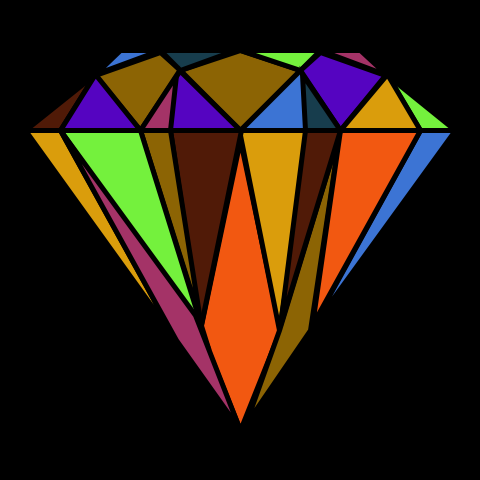
Frame 1 (no input)
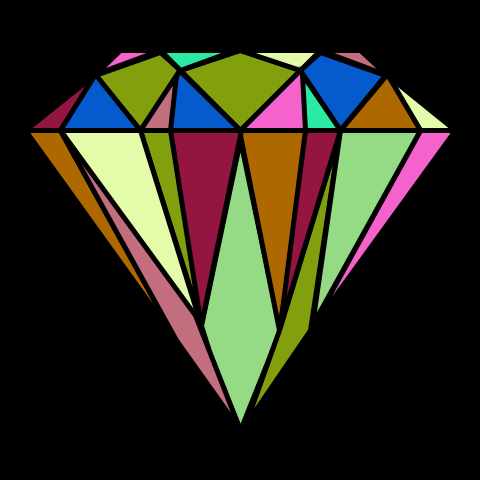
Frame 60 (the mouse pressed at the canvas centre just before this capture)
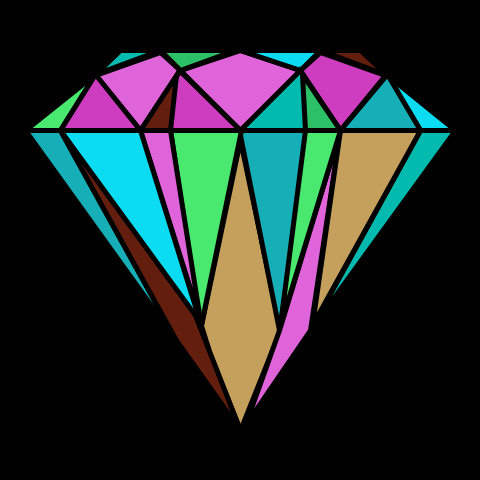
Frame 120 (the mouse held since frame 60 and released just before this capture)

The Processing sketch that drew these frames (run headless with seeded random() and noise(); from frame 60 on, the mouse is pressed at the canvas centre):

// Processing sketch: processing_161342
// ── processing_161342.pde

//Diamante
//by Brett Stiller

float r;float r1;float r2;float r3;float r4;float r5;float r6;float r7;float r8;float r9;float r10;
float b;float b1;float b2;float b3;float b4;float b5;float b6; float b7;float b8;float b9;float b10;
float g;float g1;float g2;float g3;float g4;float g5;float g6;float g7;float g8;float g9;float g10;
float a;float a1;float a2;float a3;float a4;float a5;float a6;float a7;float a8;float a9;float a10;

void setup() {
  size(480, 480);
  frameRate(15);
}

void draw() {
 r = random(255);r2 = random(255);r3 = random(255);r4 = random(255);r5 = random(255);
 r6 = random(255);r7 = random(255);r8 = random(255);r9 = random(255);r10 = random(255);
 g = random(255);g2 = random(255);g3 = random(255);g4 = random(255);g5 = random(255);
 g6 = random(255);g7 = random(255);g8 = random(255);g9 = random(255);g10 = random(255);
 b = random(255);b2 = random(255);b3 = random(255);b4 = random(255);b5 = random(255);
 b6 = random(255);b7 = random(255);b8 = random(255);b9 = random(255);b10 = random(255);
  a = random(255);a2 = random(255);a3 = random(255);a4 = random(255);a5 = random(255);
  a6 = random(255);a7 = random(255);a8 = random(255);a9 = random(255);a10 = random(255);
  background(0);

  //DIAMOND
  strokeWeight(5);
  fill(r3,g3,b3);
  quad(240, 140, 200, 330, 240, 430, 280, 330);
  fill(r8,g8,b8);
  quad(240, 130, 180, 70, 240, 50, 300, 70);
  fill(r3,g3,b3);
  line(25, 130, 455, 130);
  fill(r9,g9,b9);
  triangle(240, 130, 179, 70, 140, 130);
  fill(r4,g4,b4);
  triangle(240, 130, 300, 70, 340, 130);
  fill(r5,g5,b5);
  triangle(310, 130, 279, 330, 239, 130);
  fill(r6,g6,b6);
  triangle(200, 329, 170, 130, 241, 130);
  fill(r7,g7,b7);
  triangle(300, 70, 240, 50, 320, 50);
  fill(r8,g8,b8);
  quad(160, 52, 180, 70, 140, 130, 95, 75);
  fill(r9,g9,b9);
  quad(320, 52, 300, 70, 340, 130, 385, 75);
  fill(r10,g10,b10);
  triangle(180, 70, 235, 50, 160, 50);
  fill(r,g,b);
  triangle(320, 50, 387, 75, 360, 50);
  fill(r4,g4,b4);
  triangle(120, 50, 95, 74, 160, 50);
  fill(r6,g6,b6);
  triangle(95, 74, 25, 130, 60, 130);
  fill(r7,g7,b7);
  triangle(387, 75, 455, 130, 420, 130);
  fill(r4,g4,b4);
  triangle(455, 130, 310, 330, 420, 130);
  fill(r8,g8,b8);
  quad(310, 330, 245, 425, 279, 330, 340, 130);
  fill(r3,g3,b3);
  triangle(340, 130, 420, 130, 312, 325);
  fill(r6,g6,b6);
  triangle(340, 130, 305, 130, 280, 325);
  fill(r10,g10,b10);
  triangle(340, 130, 305, 130, 302, 74);
  fill(r8,g8,b8);
  triangle(200, 320, 170, 130, 140, 130);
  fill(r,g,b);
  triangle(170, 130, 140, 130, 176, 75);
  fill(r7,g7,b7);
  triangle(140, 130, 60, 130, 204, 335);
  fill(r5,g5,b5);
  triangle(25, 130, 60, 130, 176, 340);
  fill(r,g,b);
  quad(60, 130, 176, 340, 240, 430, 195, 315);
  fill(r9,g9,b9);
  triangle(60, 130, 140, 130, 95, 74);
  fill(r5,g5,b5);
  triangle(340, 130, 420, 130, 387, 74);

  
  }
  
  
